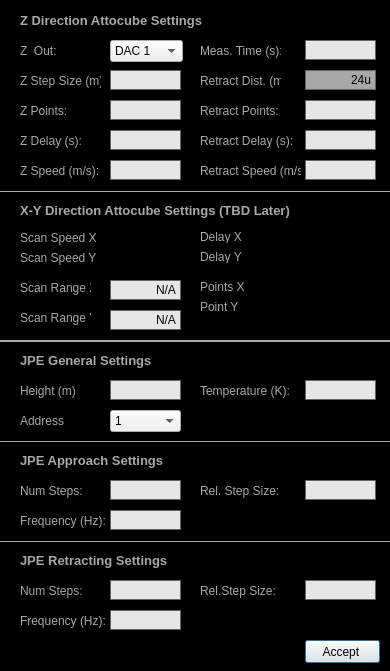
<?xml version="1.0" encoding="UTF-8"?>
<ui version="4.0">
 <class>Dialog</class>
 <widget class="QDialog" name="Dialog">
  <property name="geometry">
   <rect>
    <x>0</x>
    <y>0</y>
    <width>390</width>
    <height>671</height>
   </rect>
  </property>
  <property name="sizePolicy">
   <sizepolicy hsizetype="Fixed" vsizetype="Fixed">
    <horstretch>0</horstretch>
    <verstretch>0</verstretch>
   </sizepolicy>
  </property>
  <property name="minimumSize">
   <size>
    <width>390</width>
    <height>671</height>
   </size>
  </property>
  <property name="maximumSize">
   <size>
    <width>390</width>
    <height>671</height>
   </size>
  </property>
  <property name="windowTitle">
   <string>Advanced Stepwise Approach Settings</string>
  </property>
  <property name="styleSheet">
   <string notr="true">#Dialog{background-color: rgb(0,0,0);}

QLabel{
color:rgb(168,168,168)
}

QLineEdit{
border: 1px solid rgb(100,100,100);
background-color:rgb(230,230,230);
}
</string>
  </property>
  <widget class="QPushButton" name="pushButton">
   <property name="geometry">
    <rect>
     <x>305</x>
     <y>640</y>
     <width>75</width>
     <height>23</height>
    </rect>
   </property>
   <property name="text">
    <string>Accept </string>
   </property>
  </widget>
  <widget class="QLabel" name="label">
   <property name="geometry">
    <rect>
     <x>200</x>
     <y>230</y>
     <width>47</width>
     <height>13</height>
    </rect>
   </property>
   <property name="text">
    <string>Delay X</string>
   </property>
  </widget>
  <widget class="QLabel" name="label_2">
   <property name="geometry">
    <rect>
     <x>200</x>
     <y>280</y>
     <width>47</width>
     <height>13</height>
    </rect>
   </property>
   <property name="text">
    <string>Points X</string>
   </property>
  </widget>
  <widget class="QLabel" name="label_3">
   <property name="geometry">
    <rect>
     <x>200</x>
     <y>250</y>
     <width>47</width>
     <height>13</height>
    </rect>
   </property>
   <property name="text">
    <string>Delay Y</string>
   </property>
  </widget>
  <widget class="QLabel" name="label_4">
   <property name="geometry">
    <rect>
     <x>200</x>
     <y>300</y>
     <width>47</width>
     <height>13</height>
    </rect>
   </property>
   <property name="text">
    <string>Point Y</string>
   </property>
  </widget>
  <widget class="QLabel" name="label_5">
   <property name="geometry">
    <rect>
     <x>20</x>
     <y>70</y>
     <width>81</width>
     <height>22</height>
    </rect>
   </property>
   <property name="text">
    <string>Z Step Size (m):</string>
   </property>
  </widget>
  <widget class="QLabel" name="label_8">
   <property name="geometry">
    <rect>
     <x>20</x>
     <y>230</y>
     <width>111</width>
     <height>16</height>
    </rect>
   </property>
   <property name="text">
    <string>Scan Speed X</string>
   </property>
  </widget>
  <widget class="QLabel" name="label_9">
   <property name="geometry">
    <rect>
     <x>20</x>
     <y>250</y>
     <width>111</width>
     <height>16</height>
    </rect>
   </property>
   <property name="text">
    <string>Scan Speed Y</string>
   </property>
  </widget>
  <widget class="QLabel" name="label_title_5">
   <property name="geometry">
    <rect>
     <x>20</x>
     <y>350</y>
     <width>311</width>
     <height>20</height>
    </rect>
   </property>
   <property name="font">
    <font>
     <pointsize>10</pointsize>
     <weight>75</weight>
     <bold>true</bold>
    </font>
   </property>
   <property name="styleSheet">
    <string notr="true">#label_title{
color:rgb(168,168,168)
}</string>
   </property>
   <property name="text">
    <string>JPE General Settings</string>
   </property>
   <property name="alignment">
    <set>Qt::AlignLeading|Qt::AlignLeft|Qt::AlignVCenter</set>
   </property>
  </widget>
  <widget class="QLabel" name="label_10">
   <property name="geometry">
    <rect>
     <x>20</x>
     <y>510</y>
     <width>111</width>
     <height>22</height>
    </rect>
   </property>
   <property name="text">
    <string>Frequency (Hz):</string>
   </property>
  </widget>
  <widget class="QLabel" name="label_11">
   <property name="geometry">
    <rect>
     <x>20</x>
     <y>480</y>
     <width>111</width>
     <height>22</height>
    </rect>
   </property>
   <property name="text">
    <string>Num Steps:</string>
   </property>
  </widget>
  <widget class="QLabel" name="label_12">
   <property name="geometry">
    <rect>
     <x>200</x>
     <y>480</y>
     <width>111</width>
     <height>22</height>
    </rect>
   </property>
   <property name="text">
    <string>Rel. Step Size:</string>
   </property>
  </widget>
  <widget class="QLabel" name="label_13">
   <property name="geometry">
    <rect>
     <x>20</x>
     <y>380</y>
     <width>111</width>
     <height>22</height>
    </rect>
   </property>
   <property name="text">
    <string>Height (m)</string>
   </property>
  </widget>
  <widget class="QLabel" name="label_14">
   <property name="geometry">
    <rect>
     <x>200</x>
     <y>380</y>
     <width>111</width>
     <height>22</height>
    </rect>
   </property>
   <property name="text">
    <string>Temperature (K):</string>
   </property>
  </widget>
  <widget class="QLabel" name="label_15">
   <property name="geometry">
    <rect>
     <x>200</x>
     <y>160</y>
     <width>101</width>
     <height>22</height>
    </rect>
   </property>
   <property name="text">
    <string>Retract Speed (m/s):</string>
   </property>
  </widget>
  <widget class="Line" name="line_2">
   <property name="geometry">
    <rect>
     <x>0</x>
     <y>340</y>
     <width>405</width>
     <height>3</height>
    </rect>
   </property>
   <property name="styleSheet">
    <string notr="true">#line_2{
color:rgb(168,168,168)
}</string>
   </property>
   <property name="frameShadow">
    <enum>QFrame::Plain</enum>
   </property>
   <property name="lineWidth">
    <number>2</number>
   </property>
   <property name="orientation">
    <enum>Qt::Horizontal</enum>
   </property>
  </widget>
  <widget class="QLineEdit" name="lineEdit_Atto_Z_Step_Size">
   <property name="geometry">
    <rect>
     <x>110</x>
     <y>70</y>
     <width>71</width>
     <height>20</height>
    </rect>
   </property>
   <property name="text">
    <string/>
   </property>
   <property name="alignment">
    <set>Qt::AlignRight|Qt::AlignTrailing|Qt::AlignVCenter</set>
   </property>
  </widget>
  <widget class="QLabel" name="label_title_6">
   <property name="geometry">
    <rect>
     <x>20</x>
     <y>10</y>
     <width>311</width>
     <height>20</height>
    </rect>
   </property>
   <property name="font">
    <font>
     <pointsize>10</pointsize>
     <weight>75</weight>
     <bold>true</bold>
    </font>
   </property>
   <property name="styleSheet">
    <string notr="true">#label_title{
color:rgb(168,168,168)
}</string>
   </property>
   <property name="text">
    <string>Z Direction Attocube Settings</string>
   </property>
   <property name="alignment">
    <set>Qt::AlignLeading|Qt::AlignLeft|Qt::AlignVCenter</set>
   </property>
  </widget>
  <widget class="QLabel" name="label_title_7">
   <property name="geometry">
    <rect>
     <x>20</x>
     <y>200</y>
     <width>311</width>
     <height>20</height>
    </rect>
   </property>
   <property name="font">
    <font>
     <pointsize>10</pointsize>
     <weight>75</weight>
     <bold>true</bold>
    </font>
   </property>
   <property name="styleSheet">
    <string notr="true">#label_title{
color:rgb(168,168,168)
}</string>
   </property>
   <property name="text">
    <string>X-Y Direction Attocube Settings (TBD Later)</string>
   </property>
   <property name="alignment">
    <set>Qt::AlignLeading|Qt::AlignLeft|Qt::AlignVCenter</set>
   </property>
  </widget>
  <widget class="Line" name="line_3">
   <property name="geometry">
    <rect>
     <x>0</x>
     <y>190</y>
     <width>405</width>
     <height>3</height>
    </rect>
   </property>
   <property name="styleSheet">
    <string notr="true">#line_3{
color:rgb(168,168,168)
}</string>
   </property>
   <property name="frameShadow">
    <enum>QFrame::Plain</enum>
   </property>
   <property name="lineWidth">
    <number>1</number>
   </property>
   <property name="orientation">
    <enum>Qt::Horizontal</enum>
   </property>
  </widget>
  <widget class="QLabel" name="label_16">
   <property name="geometry">
    <rect>
     <x>20</x>
     <y>100</y>
     <width>47</width>
     <height>22</height>
    </rect>
   </property>
   <property name="text">
    <string>Z Points:</string>
   </property>
  </widget>
  <widget class="QLabel" name="label_17">
   <property name="geometry">
    <rect>
     <x>20</x>
     <y>130</y>
     <width>121</width>
     <height>22</height>
    </rect>
   </property>
   <property name="text">
    <string>Z Delay (s):</string>
   </property>
  </widget>
  <widget class="QLabel" name="label_18">
   <property name="geometry">
    <rect>
     <x>20</x>
     <y>160</y>
     <width>121</width>
     <height>22</height>
    </rect>
   </property>
   <property name="text">
    <string>Z Speed (m/s):</string>
   </property>
  </widget>
  <widget class="QLabel" name="label_19">
   <property name="geometry">
    <rect>
     <x>200</x>
     <y>100</y>
     <width>101</width>
     <height>22</height>
    </rect>
   </property>
   <property name="text">
    <string>Retract Points:</string>
   </property>
  </widget>
  <widget class="QLabel" name="label_20">
   <property name="geometry">
    <rect>
     <x>200</x>
     <y>130</y>
     <width>101</width>
     <height>22</height>
    </rect>
   </property>
   <property name="text">
    <string>Retract Delay (s):</string>
   </property>
  </widget>
  <widget class="QLineEdit" name="lineEdit_Atto_Z_Points">
   <property name="geometry">
    <rect>
     <x>110</x>
     <y>100</y>
     <width>71</width>
     <height>20</height>
    </rect>
   </property>
   <property name="text">
    <string/>
   </property>
   <property name="alignment">
    <set>Qt::AlignRight|Qt::AlignTrailing|Qt::AlignVCenter</set>
   </property>
  </widget>
  <widget class="QLineEdit" name="lineEdit_Atto_Z_Speed">
   <property name="geometry">
    <rect>
     <x>110</x>
     <y>160</y>
     <width>71</width>
     <height>20</height>
    </rect>
   </property>
   <property name="text">
    <string/>
   </property>
   <property name="alignment">
    <set>Qt::AlignRight|Qt::AlignTrailing|Qt::AlignVCenter</set>
   </property>
  </widget>
  <widget class="QLineEdit" name="lineEdit_Atto_Z_Delay">
   <property name="geometry">
    <rect>
     <x>110</x>
     <y>130</y>
     <width>71</width>
     <height>20</height>
    </rect>
   </property>
   <property name="text">
    <string/>
   </property>
   <property name="alignment">
    <set>Qt::AlignRight|Qt::AlignTrailing|Qt::AlignVCenter</set>
   </property>
  </widget>
  <widget class="QLineEdit" name="lineEdit_Atto_Retract_Points">
   <property name="geometry">
    <rect>
     <x>305</x>
     <y>100</y>
     <width>71</width>
     <height>20</height>
    </rect>
   </property>
   <property name="text">
    <string/>
   </property>
   <property name="alignment">
    <set>Qt::AlignRight|Qt::AlignTrailing|Qt::AlignVCenter</set>
   </property>
  </widget>
  <widget class="QLineEdit" name="lineEdit_Atto_Retract_Speed">
   <property name="geometry">
    <rect>
     <x>305</x>
     <y>160</y>
     <width>71</width>
     <height>20</height>
    </rect>
   </property>
   <property name="text">
    <string/>
   </property>
   <property name="alignment">
    <set>Qt::AlignRight|Qt::AlignTrailing|Qt::AlignVCenter</set>
   </property>
  </widget>
  <widget class="QLineEdit" name="lineEdit_Atto_Retract_Delay">
   <property name="geometry">
    <rect>
     <x>305</x>
     <y>130</y>
     <width>71</width>
     <height>20</height>
    </rect>
   </property>
   <property name="text">
    <string/>
   </property>
   <property name="alignment">
    <set>Qt::AlignRight|Qt::AlignTrailing|Qt::AlignVCenter</set>
   </property>
  </widget>
  <widget class="QLineEdit" name="lineEdit_JPE_Approach_Freq">
   <property name="geometry">
    <rect>
     <x>110</x>
     <y>510</y>
     <width>71</width>
     <height>20</height>
    </rect>
   </property>
   <property name="text">
    <string/>
   </property>
   <property name="alignment">
    <set>Qt::AlignRight|Qt::AlignTrailing|Qt::AlignVCenter</set>
   </property>
  </widget>
  <widget class="QLineEdit" name="lineEdit_JPE_Approach_Steps">
   <property name="geometry">
    <rect>
     <x>110</x>
     <y>480</y>
     <width>71</width>
     <height>20</height>
    </rect>
   </property>
   <property name="text">
    <string/>
   </property>
   <property name="alignment">
    <set>Qt::AlignRight|Qt::AlignTrailing|Qt::AlignVCenter</set>
   </property>
  </widget>
  <widget class="QLineEdit" name="lineEdit_JPE_Approach_Size">
   <property name="geometry">
    <rect>
     <x>305</x>
     <y>480</y>
     <width>71</width>
     <height>20</height>
    </rect>
   </property>
   <property name="text">
    <string/>
   </property>
   <property name="alignment">
    <set>Qt::AlignRight|Qt::AlignTrailing|Qt::AlignVCenter</set>
   </property>
  </widget>
  <widget class="QLabel" name="label_title_8">
   <property name="geometry">
    <rect>
     <x>20</x>
     <y>450</y>
     <width>311</width>
     <height>20</height>
    </rect>
   </property>
   <property name="font">
    <font>
     <pointsize>10</pointsize>
     <weight>75</weight>
     <bold>true</bold>
    </font>
   </property>
   <property name="styleSheet">
    <string notr="true">#label_title{
color:rgb(168,168,168)
}</string>
   </property>
   <property name="text">
    <string>JPE Approach Settings</string>
   </property>
   <property name="alignment">
    <set>Qt::AlignLeading|Qt::AlignLeft|Qt::AlignVCenter</set>
   </property>
  </widget>
  <widget class="Line" name="line_4">
   <property name="geometry">
    <rect>
     <x>0</x>
     <y>440</y>
     <width>405</width>
     <height>3</height>
    </rect>
   </property>
   <property name="styleSheet">
    <string notr="true">#line_4{
color:rgb(168,168,168)
}</string>
   </property>
   <property name="frameShadow">
    <enum>QFrame::Plain</enum>
   </property>
   <property name="lineWidth">
    <number>1</number>
   </property>
   <property name="orientation">
    <enum>Qt::Horizontal</enum>
   </property>
  </widget>
  <widget class="QLabel" name="label_21">
   <property name="geometry">
    <rect>
     <x>20</x>
     <y>410</y>
     <width>111</width>
     <height>22</height>
    </rect>
   </property>
   <property name="text">
    <string>Address</string>
   </property>
  </widget>
  <widget class="QComboBox" name="comboBox_JPE_Address">
   <property name="geometry">
    <rect>
     <x>110</x>
     <y>410</y>
     <width>71</width>
     <height>22</height>
    </rect>
   </property>
   <property name="currentIndex">
    <number>0</number>
   </property>
   <item>
    <property name="text">
     <string>1</string>
    </property>
   </item>
   <item>
    <property name="text">
     <string>2</string>
    </property>
   </item>
   <item>
    <property name="text">
     <string>3</string>
    </property>
   </item>
   <item>
    <property name="text">
     <string>4</string>
    </property>
   </item>
   <item>
    <property name="text">
     <string>5</string>
    </property>
   </item>
   <item>
    <property name="text">
     <string>6</string>
    </property>
   </item>
  </widget>
  <widget class="QLineEdit" name="lineEdit_Tip_Height">
   <property name="geometry">
    <rect>
     <x>110</x>
     <y>380</y>
     <width>71</width>
     <height>20</height>
    </rect>
   </property>
   <property name="text">
    <string/>
   </property>
   <property name="alignment">
    <set>Qt::AlignRight|Qt::AlignTrailing|Qt::AlignVCenter</set>
   </property>
  </widget>
  <widget class="QLineEdit" name="lineEdit_Temperature">
   <property name="geometry">
    <rect>
     <x>305</x>
     <y>380</y>
     <width>71</width>
     <height>20</height>
    </rect>
   </property>
   <property name="text">
    <string/>
   </property>
   <property name="alignment">
    <set>Qt::AlignRight|Qt::AlignTrailing|Qt::AlignVCenter</set>
   </property>
  </widget>
  <widget class="QLineEdit" name="lineEdit_Approach_MeasTime">
   <property name="geometry">
    <rect>
     <x>305</x>
     <y>40</y>
     <width>71</width>
     <height>20</height>
    </rect>
   </property>
   <property name="text">
    <string/>
   </property>
   <property name="alignment">
    <set>Qt::AlignRight|Qt::AlignTrailing|Qt::AlignVCenter</set>
   </property>
  </widget>
  <widget class="QLabel" name="label_22">
   <property name="geometry">
    <rect>
     <x>200</x>
     <y>40</y>
     <width>81</width>
     <height>22</height>
    </rect>
   </property>
   <property name="text">
    <string>Meas. Time (s):</string>
   </property>
  </widget>
  <widget class="QLabel" name="label_title_9">
   <property name="geometry">
    <rect>
     <x>20</x>
     <y>550</y>
     <width>311</width>
     <height>20</height>
    </rect>
   </property>
   <property name="font">
    <font>
     <pointsize>10</pointsize>
     <weight>75</weight>
     <bold>true</bold>
    </font>
   </property>
   <property name="styleSheet">
    <string notr="true">#label_title{
color:rgb(168,168,168)
}</string>
   </property>
   <property name="text">
    <string>JPE Retracting Settings</string>
   </property>
   <property name="alignment">
    <set>Qt::AlignLeading|Qt::AlignLeft|Qt::AlignVCenter</set>
   </property>
  </widget>
  <widget class="Line" name="line_5">
   <property name="geometry">
    <rect>
     <x>0</x>
     <y>540</y>
     <width>405</width>
     <height>3</height>
    </rect>
   </property>
   <property name="styleSheet">
    <string notr="true">#line_5{
color:rgb(168,168,168)
}</string>
   </property>
   <property name="frameShadow">
    <enum>QFrame::Plain</enum>
   </property>
   <property name="lineWidth">
    <number>1</number>
   </property>
   <property name="orientation">
    <enum>Qt::Horizontal</enum>
   </property>
  </widget>
  <widget class="QLabel" name="label_23">
   <property name="geometry">
    <rect>
     <x>20</x>
     <y>610</y>
     <width>111</width>
     <height>22</height>
    </rect>
   </property>
   <property name="text">
    <string>Frequency (Hz):</string>
   </property>
  </widget>
  <widget class="QLineEdit" name="lineEdit_JPE_Retract_Size">
   <property name="geometry">
    <rect>
     <x>305</x>
     <y>580</y>
     <width>71</width>
     <height>20</height>
    </rect>
   </property>
   <property name="text">
    <string/>
   </property>
   <property name="alignment">
    <set>Qt::AlignRight|Qt::AlignTrailing|Qt::AlignVCenter</set>
   </property>
  </widget>
  <widget class="QLabel" name="label_25">
   <property name="geometry">
    <rect>
     <x>200</x>
     <y>580</y>
     <width>111</width>
     <height>22</height>
    </rect>
   </property>
   <property name="text">
    <string>Rel.Step Size:</string>
   </property>
  </widget>
  <widget class="QLineEdit" name="lineEdit_JPE_Retract_Freq">
   <property name="geometry">
    <rect>
     <x>110</x>
     <y>610</y>
     <width>71</width>
     <height>20</height>
    </rect>
   </property>
   <property name="text">
    <string/>
   </property>
   <property name="alignment">
    <set>Qt::AlignRight|Qt::AlignTrailing|Qt::AlignVCenter</set>
   </property>
  </widget>
  <widget class="QLabel" name="label_24">
   <property name="geometry">
    <rect>
     <x>20</x>
     <y>580</y>
     <width>111</width>
     <height>22</height>
    </rect>
   </property>
   <property name="text">
    <string>Num Steps:</string>
   </property>
  </widget>
  <widget class="QLineEdit" name="lineEdit_JPE_Retract_Steps">
   <property name="geometry">
    <rect>
     <x>110</x>
     <y>580</y>
     <width>71</width>
     <height>20</height>
    </rect>
   </property>
   <property name="text">
    <string/>
   </property>
   <property name="alignment">
    <set>Qt::AlignRight|Qt::AlignTrailing|Qt::AlignVCenter</set>
   </property>
  </widget>
  <widget class="QLabel" name="label_6">
   <property name="geometry">
    <rect>
     <x>20</x>
     <y>40</y>
     <width>81</width>
     <height>22</height>
    </rect>
   </property>
   <property name="text">
    <string>Z  Out:</string>
   </property>
  </widget>
  <widget class="QComboBox" name="comboBox_Atto_Z_DAC_Out">
   <property name="geometry">
    <rect>
     <x>110</x>
     <y>40</y>
     <width>73</width>
     <height>22</height>
    </rect>
   </property>
   <property name="currentIndex">
    <number>0</number>
   </property>
   <item>
    <property name="text">
     <string>DAC 1</string>
    </property>
   </item>
   <item>
    <property name="text">
     <string>DAC 2</string>
    </property>
   </item>
   <item>
    <property name="text">
     <string>DAC 3</string>
    </property>
   </item>
   <item>
    <property name="text">
     <string>DAC 4</string>
    </property>
   </item>
  </widget>
  <widget class="QLineEdit" name="lineEdit_Atto_Retract_Distance">
   <property name="geometry">
    <rect>
     <x>305</x>
     <y>70</y>
     <width>71</width>
     <height>20</height>
    </rect>
   </property>
   <property name="styleSheet">
    <string notr="true">#lineEdit_Atto_Retract_Distance{
background: rgb(168,168,168);
}</string>
   </property>
   <property name="text">
    <string>24u</string>
   </property>
   <property name="alignment">
    <set>Qt::AlignRight|Qt::AlignTrailing|Qt::AlignVCenter</set>
   </property>
   <property name="readOnly">
    <bool>true</bool>
   </property>
  </widget>
  <widget class="QLabel" name="label_7">
   <property name="geometry">
    <rect>
     <x>200</x>
     <y>70</y>
     <width>81</width>
     <height>22</height>
    </rect>
   </property>
   <property name="text">
    <string>Retract Dist. (m):</string>
   </property>
  </widget>
  <widget class="QLineEdit" name="lineEdit_ScanRangeX">
   <property name="geometry">
    <rect>
     <x>110</x>
     <y>280</y>
     <width>71</width>
     <height>20</height>
    </rect>
   </property>
   <property name="text">
    <string>N/A</string>
   </property>
   <property name="alignment">
    <set>Qt::AlignRight|Qt::AlignTrailing|Qt::AlignVCenter</set>
   </property>
  </widget>
  <widget class="QLabel" name="label_scanRangeX">
   <property name="geometry">
    <rect>
     <x>20</x>
     <y>280</y>
     <width>71</width>
     <height>16</height>
    </rect>
   </property>
   <property name="text">
    <string>Scan Range X:</string>
   </property>
  </widget>
  <widget class="QLabel" name="label_scanRangeY">
   <property name="geometry">
    <rect>
     <x>20</x>
     <y>310</y>
     <width>71</width>
     <height>16</height>
    </rect>
   </property>
   <property name="text">
    <string>Scan Range Y:</string>
   </property>
  </widget>
  <widget class="QLineEdit" name="lineEdit_ScanRangeY">
   <property name="geometry">
    <rect>
     <x>110</x>
     <y>310</y>
     <width>71</width>
     <height>20</height>
    </rect>
   </property>
   <property name="text">
    <string>N/A</string>
   </property>
   <property name="alignment">
    <set>Qt::AlignRight|Qt::AlignTrailing|Qt::AlignVCenter</set>
   </property>
  </widget>
 </widget>
 <tabstops>
  <tabstop>lineEdit_Atto_Z_Step_Size</tabstop>
  <tabstop>lineEdit_Atto_Z_Points</tabstop>
  <tabstop>lineEdit_Atto_Z_Delay</tabstop>
  <tabstop>lineEdit_Atto_Z_Speed</tabstop>
  <tabstop>lineEdit_Approach_MeasTime</tabstop>
  <tabstop>lineEdit_Atto_Retract_Distance</tabstop>
  <tabstop>lineEdit_Atto_Retract_Points</tabstop>
  <tabstop>lineEdit_Atto_Retract_Delay</tabstop>
  <tabstop>lineEdit_Atto_Retract_Speed</tabstop>
  <tabstop>lineEdit_Tip_Height</tabstop>
  <tabstop>lineEdit_Temperature</tabstop>
  <tabstop>lineEdit_JPE_Approach_Steps</tabstop>
  <tabstop>lineEdit_JPE_Approach_Size</tabstop>
  <tabstop>lineEdit_JPE_Approach_Freq</tabstop>
  <tabstop>lineEdit_JPE_Retract_Steps</tabstop>
  <tabstop>lineEdit_JPE_Retract_Size</tabstop>
  <tabstop>lineEdit_JPE_Retract_Freq</tabstop>
  <tabstop>pushButton</tabstop>
  <tabstop>comboBox_Atto_Z_DAC_Out</tabstop>
  <tabstop>comboBox_JPE_Address</tabstop>
 </tabstops>
 <resources/>
 <connections/>
</ui>
